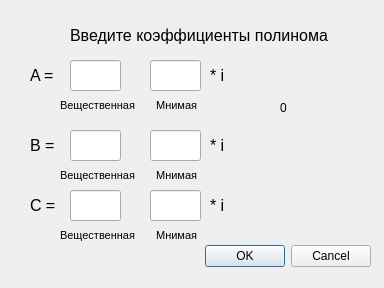
<?xml version="1.0" encoding="UTF-8"?>
<ui version="4.0">
 <class>InputCoefForm</class>
 <widget class="QWidget" name="InputCoefForm">
  <property name="geometry">
   <rect>
    <x>0</x>
    <y>0</y>
    <width>384</width>
    <height>288</height>
   </rect>
  </property>
  <property name="windowTitle">
   <string>Form</string>
  </property>
  <widget class="QLabel" name="label_12">
   <property name="geometry">
    <rect>
     <x>210</x>
     <y>130</y>
     <width>51</width>
     <height>31</height>
    </rect>
   </property>
   <property name="font">
    <font>
     <pointsize>12</pointsize>
    </font>
   </property>
   <property name="text">
    <string>* i</string>
   </property>
  </widget>
  <widget class="QLabel" name="label_9">
   <property name="geometry">
    <rect>
     <x>60</x>
     <y>220</y>
     <width>81</width>
     <height>31</height>
    </rect>
   </property>
   <property name="font">
    <font>
     <pointsize>8</pointsize>
    </font>
   </property>
   <property name="text">
    <string>Вещественная</string>
   </property>
  </widget>
  <widget class="QLabel" name="label_10">
   <property name="geometry">
    <rect>
     <x>30</x>
     <y>190</y>
     <width>51</width>
     <height>31</height>
    </rect>
   </property>
   <property name="font">
    <font>
     <pointsize>12</pointsize>
    </font>
   </property>
   <property name="text">
    <string>C = </string>
   </property>
  </widget>
  <widget class="QLineEdit" name="lineEdit_4">
   <property name="geometry">
    <rect>
     <x>70</x>
     <y>130</y>
     <width>51</width>
     <height>31</height>
    </rect>
   </property>
  </widget>
  <widget class="QDialogButtonBox" name="buttonBox">
   <property name="geometry">
    <rect>
     <x>30</x>
     <y>240</y>
     <width>341</width>
     <height>32</height>
    </rect>
   </property>
   <property name="orientation">
    <enum>Qt::Horizontal</enum>
   </property>
   <property name="standardButtons">
    <set>QDialogButtonBox::Cancel|QDialogButtonBox::Ok</set>
   </property>
  </widget>
  <widget class="QLabel" name="label_6">
   <property name="geometry">
    <rect>
     <x>60</x>
     <y>160</y>
     <width>81</width>
     <height>31</height>
    </rect>
   </property>
   <property name="font">
    <font>
     <pointsize>8</pointsize>
    </font>
   </property>
   <property name="text">
    <string>Вещественная</string>
   </property>
  </widget>
  <widget class="QLabel" name="label">
   <property name="geometry">
    <rect>
     <x>70</x>
     <y>20</y>
     <width>271</width>
     <height>31</height>
    </rect>
   </property>
   <property name="font">
    <font>
     <pointsize>12</pointsize>
    </font>
   </property>
   <property name="text">
    <string>Введите коэффициенты полинома</string>
   </property>
  </widget>
  <widget class="QLineEdit" name="lineEdit_6">
   <property name="geometry">
    <rect>
     <x>70</x>
     <y>190</y>
     <width>51</width>
     <height>31</height>
    </rect>
   </property>
  </widget>
  <widget class="QLabel" name="label_8">
   <property name="geometry">
    <rect>
     <x>150</x>
     <y>220</y>
     <width>81</width>
     <height>31</height>
    </rect>
   </property>
   <property name="font">
    <font>
     <pointsize>8</pointsize>
    </font>
   </property>
   <property name="text">
    <string>  Мнимая</string>
   </property>
  </widget>
  <widget class="QLabel" name="label_5">
   <property name="geometry">
    <rect>
     <x>150</x>
     <y>160</y>
     <width>81</width>
     <height>31</height>
    </rect>
   </property>
   <property name="font">
    <font>
     <pointsize>8</pointsize>
    </font>
   </property>
   <property name="text">
    <string>  Мнимая</string>
   </property>
  </widget>
  <widget class="QLabel" name="label_13">
   <property name="geometry">
    <rect>
     <x>210</x>
     <y>190</y>
     <width>51</width>
     <height>31</height>
    </rect>
   </property>
   <property name="font">
    <font>
     <pointsize>12</pointsize>
    </font>
   </property>
   <property name="text">
    <string>* i</string>
   </property>
  </widget>
  <widget class="QLabel" name="label_2">
   <property name="geometry">
    <rect>
     <x>30</x>
     <y>60</y>
     <width>51</width>
     <height>31</height>
    </rect>
   </property>
   <property name="font">
    <font>
     <pointsize>12</pointsize>
    </font>
   </property>
   <property name="text">
    <string>A = </string>
   </property>
  </widget>
  <widget class="QLabel" name="label_7">
   <property name="geometry">
    <rect>
     <x>30</x>
     <y>130</y>
     <width>51</width>
     <height>31</height>
    </rect>
   </property>
   <property name="font">
    <font>
     <pointsize>12</pointsize>
    </font>
   </property>
   <property name="text">
    <string>B = </string>
   </property>
  </widget>
  <widget class="QLabel" name="label_4">
   <property name="geometry">
    <rect>
     <x>150</x>
     <y>90</y>
     <width>81</width>
     <height>31</height>
    </rect>
   </property>
   <property name="font">
    <font>
     <pointsize>8</pointsize>
    </font>
   </property>
   <property name="text">
    <string>  Мнимая</string>
   </property>
  </widget>
  <widget class="QLineEdit" name="A_real_LineEdit">
   <property name="geometry">
    <rect>
     <x>70</x>
     <y>60</y>
     <width>51</width>
     <height>31</height>
    </rect>
   </property>
  </widget>
  <widget class="QLabel" name="label_3">
   <property name="geometry">
    <rect>
     <x>60</x>
     <y>90</y>
     <width>81</width>
     <height>31</height>
    </rect>
   </property>
   <property name="font">
    <font>
     <pointsize>8</pointsize>
    </font>
   </property>
   <property name="text">
    <string>Вещественная</string>
   </property>
  </widget>
  <widget class="QLineEdit" name="lineEdit_2">
   <property name="geometry">
    <rect>
     <x>150</x>
     <y>60</y>
     <width>51</width>
     <height>31</height>
    </rect>
   </property>
  </widget>
  <widget class="QLineEdit" name="lineEdit_5">
   <property name="geometry">
    <rect>
     <x>150</x>
     <y>190</y>
     <width>51</width>
     <height>31</height>
    </rect>
   </property>
  </widget>
  <widget class="QLabel" name="label_11">
   <property name="geometry">
    <rect>
     <x>210</x>
     <y>60</y>
     <width>51</width>
     <height>31</height>
    </rect>
   </property>
   <property name="font">
    <font>
     <pointsize>12</pointsize>
    </font>
   </property>
   <property name="text">
    <string>* i</string>
   </property>
  </widget>
  <widget class="QLineEdit" name="lineEdit_3">
   <property name="geometry">
    <rect>
     <x>150</x>
     <y>130</y>
     <width>51</width>
     <height>31</height>
    </rect>
   </property>
  </widget>
  <widget class="QLabel" name="resultText">
   <property name="geometry">
    <rect>
     <x>280</x>
     <y>100</y>
     <width>47</width>
     <height>16</height>
    </rect>
   </property>
   <property name="text">
    <string>0</string>
   </property>
  </widget>
 </widget>
 <resources/>
 <connections/>
</ui>
